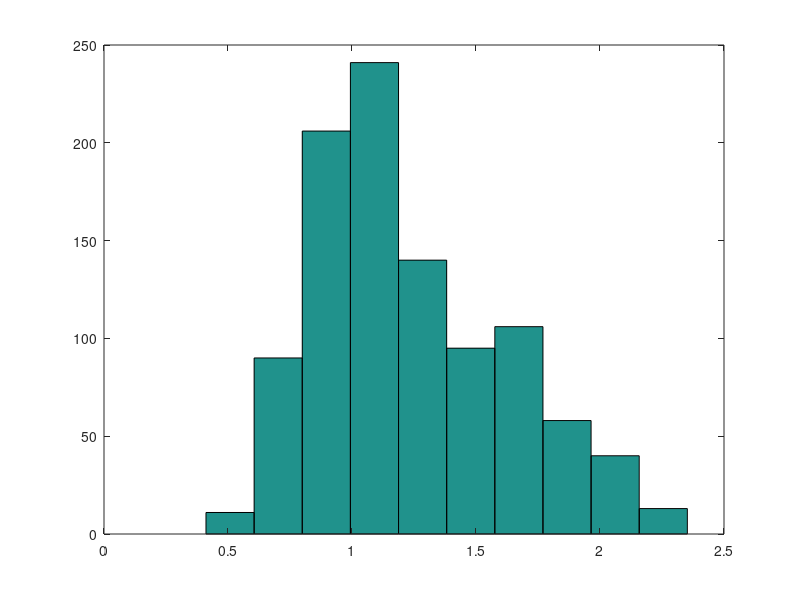
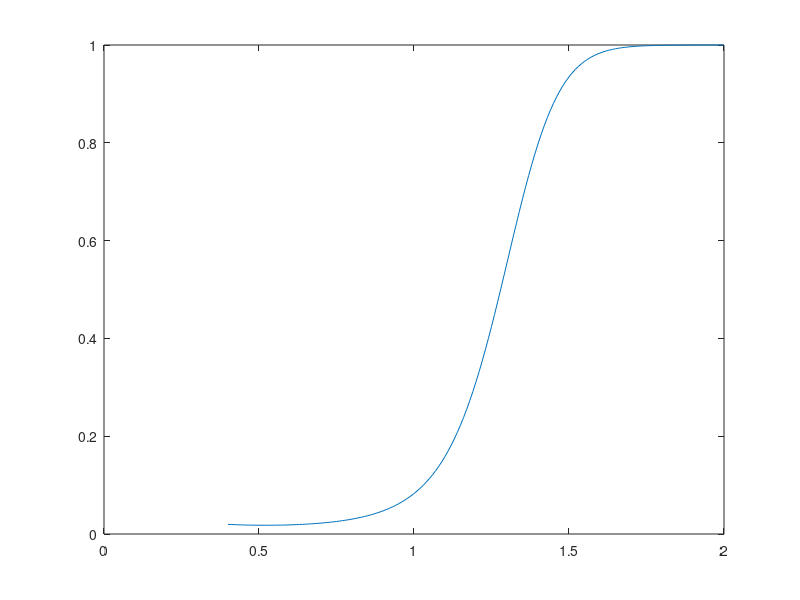
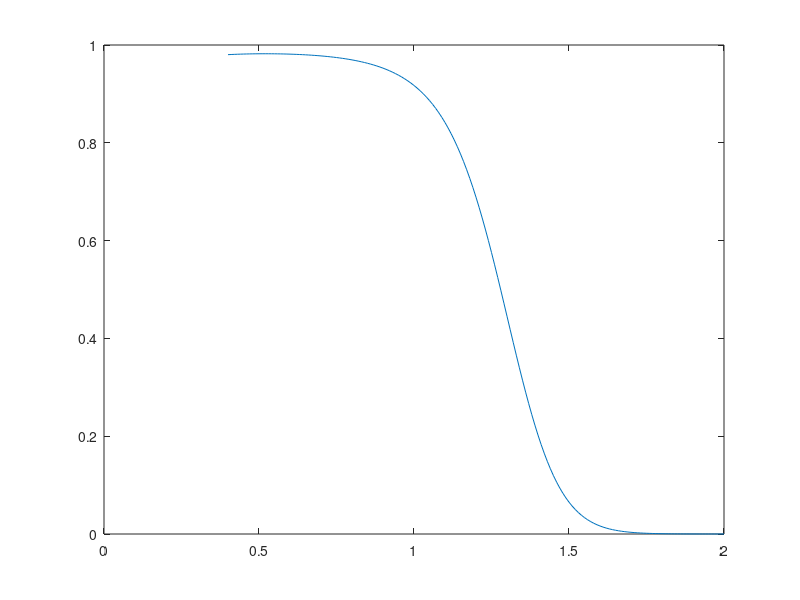
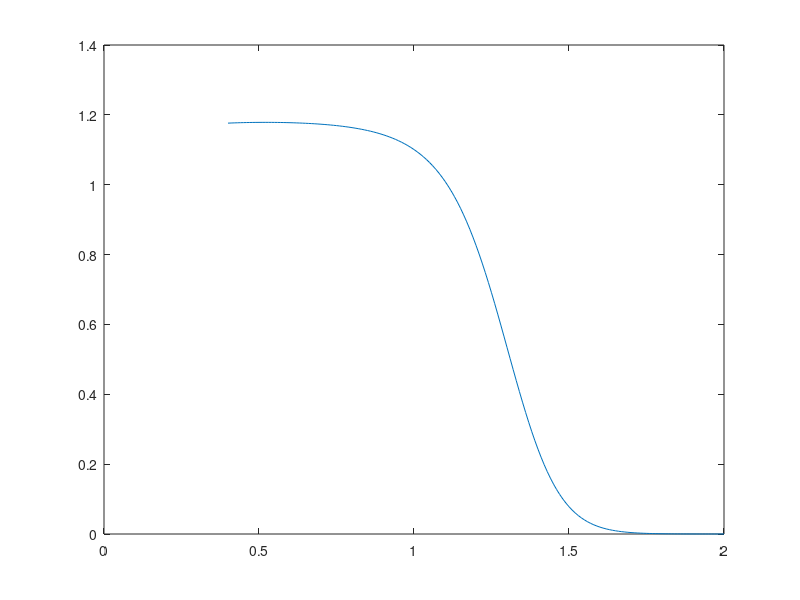

Recreate these plots in MATLAB, in order.
function main

data = csvread('fische.csv'); %2)a)
hist(data)  %2)b)
mittel=mean(data);

data(2)+1
% Erste Schätzung der Mittelwerte: Fisch 1 ca: 
% Mittelwert über alle Fische: 1.2321
% Mittelwert über die Erwartungswerte= 2.6/2=1.3
% ist also relativ ähnlich zum Gesamterwartungswert, die Mittelwerte scheinen verlässlich zu sein.



%Plot für 2)d) (Lachs)
x = 0.4:0.01:2.0;
y = a_posteriori_lachs(x);
figure
plot(x,y)

%Plot für 2)d) (Barsch)
y = a_posteriori_barsch(x);
figure
plot(x,y)

%Plot für 3)b) (Risiko Barsche)
y = 1.2 .* a_posteriori_barsch(x);
figure
plot(x,y)

%Plot für 3)b) (Risiko Lachse)
y = 0.5 .* a_posteriori_lachs(x);
figure
plot(x,y)

%klassifiziere alle Testdaten und gebe sie aus 2)e) und 3)a)
lachs = 0;
barsch = 0;
for i = 1:length(data)
    if a_posteriori_lachs(data(i)) > a_posteriori_barsch(data(i))
        fprintf('%f: Lachs, Risiko: %f\n', data(i), 0.5 * a_posteriori_lachs(data(i)))
        lachs = lachs + 1;
    else
        fprintf('%f: Barsch, Risiko: %f\n', data(i), 1.2 * a_posteriori_barsch(data(i)))
        barsch = barsch + 1;
    end
end

%2)f) Anteil Lachse: 37,8%, Anteil Barsche: 62,2%
fprintf('Anteil der Lachse: %f\n', lachs / (barsch + lachs))
fprintf('Anteil der Barsch: %f\n', barsch / (barsch + lachs))



%3)c)
lachs = 0;
barsch = 0;
for i = 1:length(data)
    if 1.2 * a_posteriori_lachs(data(i)) > 0.5 * a_posteriori_barsch(data(i))
        fprintf('%f: Lachs (mit Risikoabschätzung)\n', data(i))
        lachs = lachs + 1;
    else
        fprintf('%f: Barsch (mit Risikoabschätzung)\n', data(i))
        barsch = barsch + 1;
    end
end

fprintf('Anteil der Lachse (mit Risikoabschätzung): %f\n', lachs / (barsch + lachs))
fprintf('Anteil der Barsch (mit Risikoabschätzung): %f\n', barsch / (barsch + lachs))

%3)d) Wird zum Beispiel lambda(Barsch|Lachs) erhöht werden weniger Lachse
%fälschlicherweise als Barsch klassifiziert, aber dafür werden auch mehr
%Barsche fälschlicherweise als Lachs klassifiziert. 

end




% 2)c)
function p = likelihood_lachs(x)
p = normpdf(x, 1.6, 0.3);
end

function p = likelihood_barsch(x)
p = normpdf(x, 1, 0.2);
end

function e = evidence(x)
 e = 0.5 .* likelihood_lachs(x) + 0.5 .* likelihood_barsch(x);
end

function p = a_posteriori_lachs(x)
  p = (likelihood_lachs(x) .* 0.5) ./ evidence(x);
end

function p = a_posteriori_barsch(x)
  p = (likelihood_barsch(x) .* 0.5) ./ evidence(x);
end

